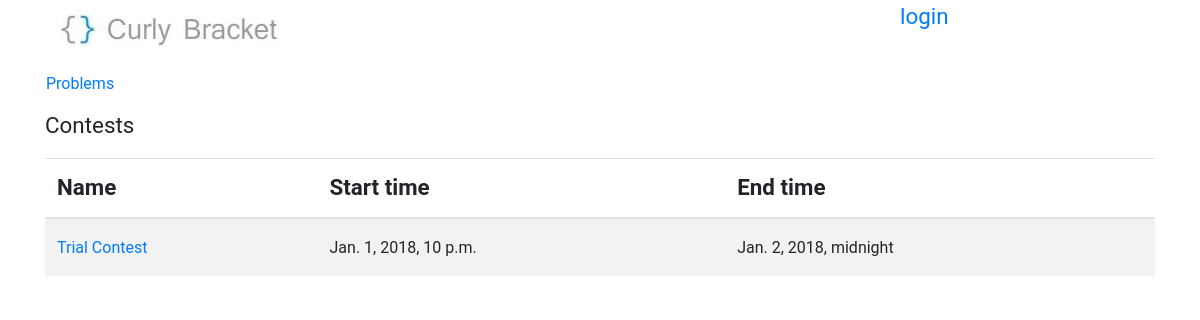
The page /contests/ on the database as committed earlier.
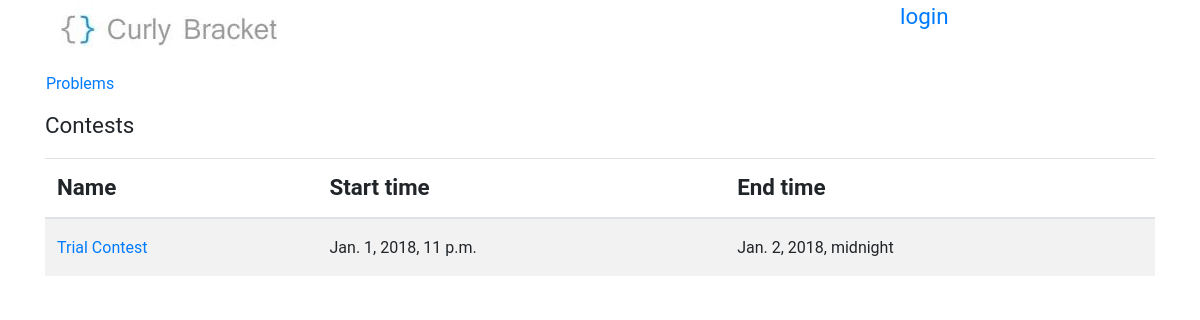
The same page on the database as committed later.
### BracketsOJ/models.py (models this page shows, shortened)
class contest(models.Model):
    name = models.CharField(max_length=50)
    start_date = models.DateTimeField()
    end_date = models.DateTimeField(blank=True,null=True)

### BracketsOJ/views.py (the view)
# urls.py: re_path(r'contests/?', views.contestsView, name='contests'),
def contestsView(request):
    contests = contest.objects.all()
    try:
        return render(request, 'contests.html', {'contests': contests})
    except:
        raise SuspiciousOperation()

### templates/contests.html (shortened to what this page needs)
{% extends "base.html" %}
{% block content %}
        <div>
            <nav class="row nav problem-text">
                <a class="nav-link" href="{% url 'problems' %}">Problems</a>
            </nav>
        </div>
        <div>
            <p>Contests</p>
            <div class="table-responsive">
                <table class="table table-striped">
                    <thead>
                        <tr>
                            <th colspan="2">
                                 Name
                            </th>
                            <th>
                                Start time
                            </th>
                            <th>
                                End time
                            </th>
                        </tr>
                    </thead>
                    <tbody class="problem-text">
                    {% load tz %}
                    {% for contest in contests %}
                        <tr>
                            <td colspan="2">
                                <a href="{% url 'dashboard' contest_id=contest.id %}">{{ contest.name }}</a>
                            </td>
                            <td>
                                {{ contest.start_date|localtime }}
                            </td>
                            <td>
                                {{ contest.end_date|localtime }}
                            </td>
                        </tr>
                    {% endfor %}
                    </tbody>
                </table>
            </div>
        </div>
{% endblock content %}

Rows that differ between the two databases and show on the page:
changed contest "Trial Contest": start_date "Jan. 1, 2018, 10 p.m." → "Jan. 1, 2018, 11 p.m."
